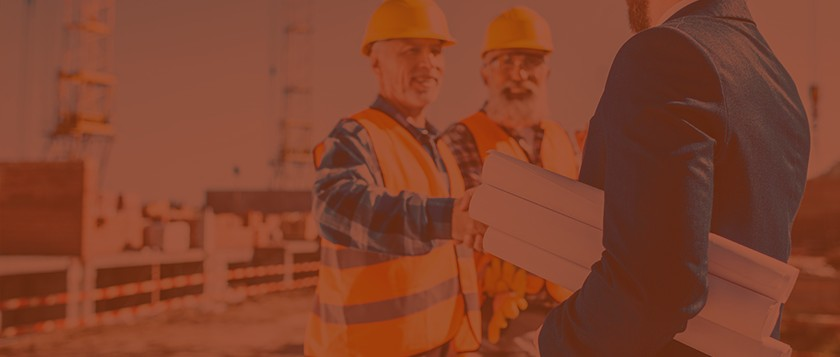
#> input picture img.jpg, 840 x 357 px
$ python flip.py
#> lines starting #> are read from the running program, lines starting #| are printed output that depends on the picture
# https://auth0.com/blog/image-processing-in-python-with-pillow/

from PIL import Image

image = Image.open('img.jpg')
#> image is the input picture: PIL image 840x357 RGB; mean R, G, B 130.2, 66.4, 44.3

image_flip = image.transpose(Image.FLIP_LEFT_RIGHT)
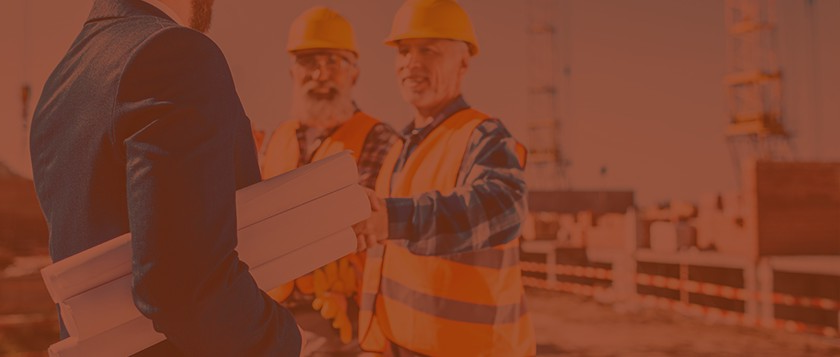
#> image_flip: PIL image 840x357 RGB; mean R, G, B 130.2, 66.4, 44.3
# Image.FLIP_LEFT_RIGHT, Image.FLIP_TOP_BOTTOM,
# Image.ROTATE_90, Image.ROTATE_180, Image.ROTATE_270 or Image.TRANSPOSE.
image_flip.save('image_flip.jpg')
